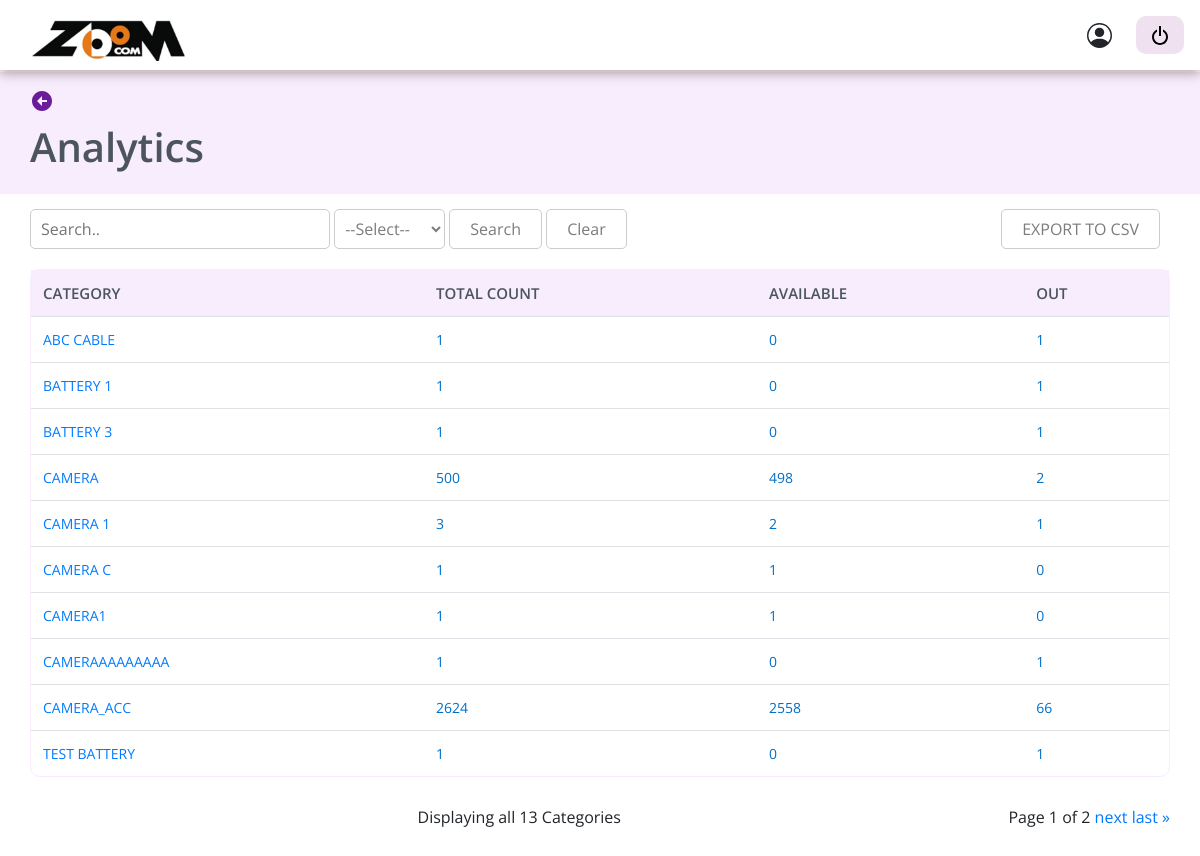
Screenshot of /analytics-list/ with the database file from the repository.
### asset_master/models.py (models this page shows)
class AssetMaster(models.Model):
    class RepairType(models.IntegerChoices):
            DEFAULT_TYPE = 10
            EXTERNAL_REPAIR = 20,
            INTERNAL_REPAIR = 30,
    class RelationshipType(models.IntegerChoices):
        PARENT = 101
        CHILD = 102
    area = models.CharField(max_length=100, null=True, blank=True)
    fc_no = models.CharField(max_length=100, null=True, blank=True)
    category = models.CharField(max_length=100, null=True, blank=True)
    sub_category = models.CharField(max_length=100, null=True, blank=True)
    description = models.CharField(max_length=100, null=True, blank=True)
    brand = models.CharField(max_length=100, null=True, blank=True)
    model_no = models.CharField(max_length=100, null=True, blank=True)
    serial_no = models.CharField(max_length=100, null=True, blank=True)
    sku = models.CharField(max_length=100, null=True, blank=True)
    asset_tag = models.CharField(max_length=100, null=True, blank=True)
    status = models.CharField(max_length=100, null=True, blank=True)
    age = models.CharField(null=True, blank=True, max_length=100)
    box_number = models.CharField(max_length=100, null=True, blank=True, default="")
    last_service_date = models.DateField(null=True, blank=True, default=None)
    upcoming_service_date = models.DateField(null=True, blank=True, default=None)
    length = models.CharField(max_length=100, null=True, blank=True)
    breadth = models.CharField(max_length=100, null=True, blank=True)
    height = models.CharField(max_length=100, null=True, blank=True)
    width = models.CharField(max_length=100, null=True, blank=True)
    warranty_period = models.CharField(max_length=100, null=True, blank=True)
    under_amc = models.BooleanField(default=False)
    amc_date = models.DateField(null=True, blank=True, auto_now=False, auto_now_add=False)
    storage_warehouse_number = models.CharField(max_length=100, null=True, blank=True)
    availability = models.BooleanField(default=False)
    outward_date = models.DateField(null=True, blank=True, auto_now=False, auto_now_add=False)
    outward_remarks = models.CharField(max_length=100, null=True, blank=True)
    inward_date = models.DateField(null=True, blank=True, auto_now=False, auto_now_add=False)
    inward_remarks = models.CharField(max_length=100, null=True, blank=True)
    vendor = models.CharField(max_length=100, null=True, blank=True)
    purchased_on = models.DateField(null=True, blank=True, auto_now=False, auto_now_add=False)
    cost_price = models.CharField(max_length=100, null=True, blank=True)
    tax_rate = models.CharField(max_length=100, null=True, blank=True)
    depricated_value = models.CharField(max_length=100, null=True, blank=True)
    created_on = models.DateField(null=True, blank=True, auto_now=False, auto_now_add=False)
    rented_asset = models.BooleanField(default=False)
    rental_pricing = models.CharField(max_length=100, null=True, blank=True)
    rent_collected = models.CharField(max_length=100, null=True, blank=True)
    available_for_sale = models.CharField(max_length=100, null=True, blank=True)
    asset_utilization = models.CharField(max_length=100, null=True, blank=True)
    asset_status = models.CharField(max_length=100, null=True, blank=True, default="available")
    repair_type = models.IntegerField(choices=RepairType.choices, default=RepairType.DEFAULT_TYPE)
    sold_asset = models.BooleanField(default=False)
    loaned_asset = models.BooleanField(default=False)
    loan_period = models.CharField(max_length=100, null=True, blank=True)
    add_to_order = models.BooleanField(default=False)
    confirm_order = models.BooleanField(default=False)
    owner = models.CharField(max_length=100, null=True, blank=True, default='Zoom Communication')
    mapping = models.CharField(max_length=100, null=True, blank=True)
    relation = models.IntegerField(choices=RelationshipType.choices, default=RelationshipType.PARENT)
    image = models.ImageField(upload_to="media/", default=None, null=True, blank=True)

### asset_master/views.py (the view, shortened to what this page needs)
# urls.py: path('analytics-list/', analytics_list, name='analytics_list'),
def analytics_list(request):
    ctx={}
    availability_list = []
    out_list = []
    all_data = []
    page_number = request.GET.get('page', 1)
    if request.GET.get('q') and request.GET.get('filter_type') == 'category':
        category=request.GET.get('q')
        categories_with_total_asset_count = AssetMaster.objects.filter(category__iexact=category).values('category').annotate(category_count=Count('category'))
    elif request.GET.get('q') and request.GET.get('filter_type') == 'brand':
        brand=request.GET.get('q')
        categories_with_total_asset_count = AssetMaster.objects.filter(brand__iexact=brand).values('category').annotate(category_count=Count('category'))
    elif request.GET.get('q') and request.GET.get('filter_type') == 'model_no':
        model_no=request.GET.get('q')
        categories_with_total_asset_count = AssetMaster.objects.filter(model_no__iexact=model_no).values('category').annotate(category_count=Count('category'))
    elif request.GET.get('q'):
        category=request.GET.get('q')
        categories_with_total_asset_count = AssetMaster.objects.filter(category__iexact=category).values('category').annotate(category_count=Count('category'))
    else:
        categories_with_total_asset_count = AssetMaster.objects.values('category').annotate(category_count=Count('category'))
    category_length = len(categories_with_total_asset_count)
    for i in categories_with_total_asset_count:
        categories_with_availability_count=AssetMaster.objects.filter(category=i['category'],asset_status='available').count()
        availability_dict = {'availability': categories_with_availability_count}
        availability_list.append(availability_dict)
        categories_with_out_count=AssetMaster.objects.filter(category=i['category'],asset_status__in =['rented_out','sent_for_repair']).count()
        out_dict = {'out': categories_with_out_count}
        out_list.append(out_dict)
    categories_with_total_asset_count_dict = list(categories_with_total_asset_count.values('category', 'category_count'))
    for i, j, k in  zip(categories_with_total_asset_count_dict, availability_list, out_list):
        all_data.append({**i, **j, **k})
    if request.GET.get('filter_type'):
        ctx['query_params_filter_value'] = request.GET.get('filter_type')
    if request.GET.get('q'):
        ctx['query_params_q'] = request.GET.get('q')
    paginator = Paginator(all_data, 10)
    try:
        paginated_data = paginator.page(page_number)
    except PageNotAnInteger:
        paginated_data = paginator.page(1)
    except EmptyPage:
        paginated_data = paginator.page(paginator.num_pages)
    ctx['category_list'] = paginated_data
    ctx['category_length'] = category_length
    download_csv_param = request.GET.get('download_csv')
    return render(request, 'analytics_list.html', ctx)

### asset_master/templates/analytics_list.html (shortened to what this page needs)
{% load static%}
{% include 'base_dashboard.html' %}
{% block content %}
<link rel="stylesheet" href="//cdn.jsdelivr.net/npm/alertifyjs@1.13.1/build/css/alertify.min.css"/>
<link rel="stylesheet" href="//cdn.jsdelivr.net/npm/alertifyjs@1.13.1/build/css/themes/default.min.css"/>
<section class="assetdetail">
    <button onclick="goBack()" style="border: none; margin-bottom: 10px; background-color: transparent;"><svg xmlns="http://www.w3.org/2000/svg" width="24" height="24" viewBox="0 0 24 24" style="fill: #6A1B9A;"><path d="M12 2C6.486 2 2 6.486 2 12s4.486 10 10 10 10-4.486 10-10S17.514 2 12 2zm5 11h-5v4l-5-5 5-5v4h5v2z"></path></svg></button>
    <div class="assetheaderbuttones">
        <h1>Analytics</h1>
    </div>
</section>
<section class="assest-container-table">
    <div class="asset-tablebtn">
        <div class="searchiconbtn" >
            <form method="GET">
                <input name="q" id="search_field" type="text" placeholder="Search.." value="{% if query_params_q %} {{query_params_q}} {% endif %}" style = "padding-left: 10px; border-radius: 5px;">
                <select class='select-button' id="dropdown" name="filter_type">
                    <option  disabled {% if query_params_filter_value == '' or query_params_filter_value is None  %} selected {% endif %} value='none' >--Select--</option>
                </select>
            <button type='submit'>Search</button>
            <span><button onclick="clearSearch(event, 'search_field', 'dropdown', 'secondDropdown')">Clear</button></span>
            </form>
        </div>
        <div class="pinkbox">
        <button onclick="location.href='?download_csv=true'">
            EXPORT TO CSV
        </button>
</div>
    </div>
    <table class="table">
        <thead>
            <tr>
                <th>Category</th>
                <th>Total Count</th>
                <th>Available</th>
                <th>Out</th>
            </tr>
        </thead>
        <tbody>
            {% for m in category_list %}
            <tr>
                <td class="tbname"><a href="/analytics-category/{{m.category}}/">{{m.category}}</a></td>
                <td class="tbname">{{m.category_count}} </td>
                <td class="tbname">{{m.availability}}</td>
                <td class="tbname">{{m.out}}</td>
            </tr>
            {% endfor %}
        </tbody>
    </table>
    <div class="pagidis">
    <div class="card text-center" style="border: none;">
            <div class="card-footer text-body-secondary" style="background-color: #fff; border: none;" >
            Displaying all {{category_length}} Categories
            </div>
    </div>
    <div class="pagination">
        <span class="step-links">
            <span class="current">
                Page {{ category_list.number }} of {{ category_list.paginator.num_pages }}
            </span>
            {% if category_list.has_next %}
                <a href="?page={{ category_list.next_page_number }}">next</a>
                <a href="?page={{ category_list.paginator.num_pages }}">last &raquo;</a>
            {% endif %}
        </span>
    </div>
</div>
</section>
<link href="https://cdnjs.cloudflare.com/ajax/libs/select2/4.0.13/css/select2.min.css" rel="stylesheet" />
{% endblock content %}

### static/dashboard/style.css (style rules this page uses)
* { margin: 0; padding: 0; box-sizing: border-box; font-family: 'Open Sans', sans-serif; text-decoration: none; list-style: none; }
body { font-family: 'Open Sans', sans-serif; margin: 0; padding: 0; }
.searchiconbtn input { width: 300px; height: 40px; border: 1px solid #CCCCCC !important; border-radius: 0 5px 5px 0; border: solid; padding-left: 12px; }
section.assetdetail { margin-top: 72px; background: #F7EDFD; padding: 15px 30px; }
section.assetdetail .assetheaderbuttones { display: flex; justify-content: space-between; align-items: center; }
.assetheaderbuttones h1 { color: #4C555D; font-weight: 600; }
section.assest-container-table { padding: 15px 30px; }
section.assest-container-table .asset-tablebtn { display: flex; gap: 20px; justify-content: space-between; }
.asset-tablebtn button { border: 1px solid #CCCCCC; color: #7C7C7C !important; background-color: #FFFFFF; border-radius: 5px; padding: 0 20px; }
.pinkbox { display: flex; gap: 10px; }
.pagidis { display: flex; align-items: center; justify-content: space-between; width: 100%; }

### asset_master/templates/base_dashboard.html (style rules this page uses)
body { font-family: 'Open Sans', sans-serif; margin: 0; padding: 0; }

### asset_master/templates/analytics_list.html (style rules this page uses)
table { width: 100%; border-collapse: separate; border-spacing: 0; margin-top: 20px; border: 1px solid #F7EDFD; border-radius:10px ; }
th, td { border: 1px solid #F7EDFD; padding: 8px; text-align: left; }
.table thead th { border: none; color: #4C555D; font-size: 15px; font-weight: 600; }
th { background-color: #F7EDFD; text-transform: uppercase; color: #4C555D; border: none; }
td { text-transform: capitalize; font-size: 14px; }
th, td { border: none; }
td.tbname { color: #006FC8; text-transform:uppercase; text-decoration: none; }
td.tbname a { text-decoration: none; }
.pagination { float:right; }
.asset-tablebtn button { border: 1px solid #CCCCCC; color: #7C7C7C !important; background-color: #FFFFFF; border-radius: 5px; padding: 0 20px; height: 40px; }
.select-button { border: 1px solid #CCCCCC; color: #7C7C7C !important; background-color: #FFFFFF; border-radius: 5px; padding: 0 6px; font-size: inherit; height:40px; }

### rows the page displays
AssetMaster: category "ABC CABLE", category_count "1", availability "0", out "1"
AssetMaster: category "BATTERY 1", category_count "1", availability "0", out "1"
AssetMaster: category "BATTERY 3", category_count "1", availability "0", out "1"
AssetMaster: category "CAMERA C", category_count "1", availability "1", out "0"
AssetMaster: category "CAMERA1", category_count "1", availability "1", out "0"
AssetMaster: category "CAMERAAAAAAAAA", category_count "1", availability "0", out "1"
AssetMaster: category "TEST BATTERY", category_count "1", availability "0", out "1"

### other values shown
{{ m.category }} "CAMERA" "CAMERA 1" "CAMERA_ACC"
{{ m.category_count }} "500" "3" "2624"
{{ m.availability }} "498" "2" "2558"
{{ m.out }} "2" "1" "66"
{{ category_length }} "13"
{{ category_list.number }} "1"
{{ category_list.paginator.num_pages }} "2"
